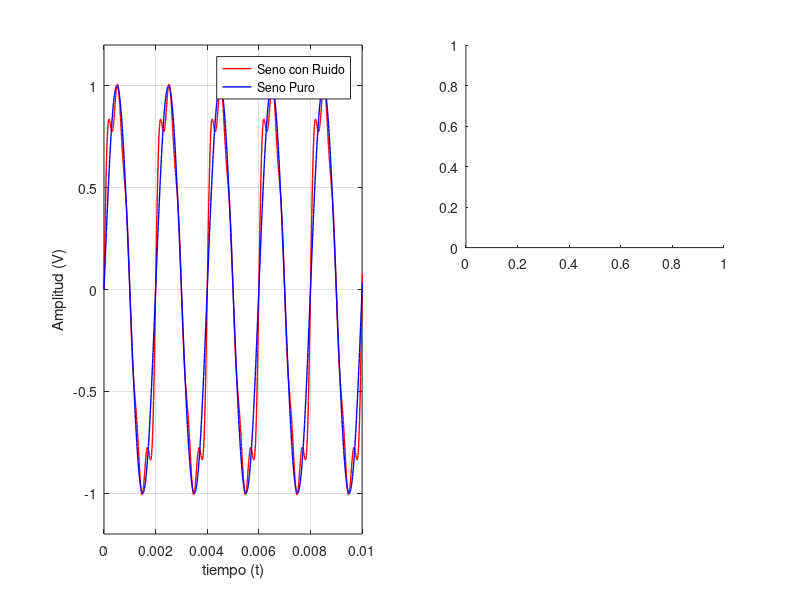

Reproduce this figure in MATLAB. (Note: this script raises an error after producing the figure.)
clear 
close all

Ts=10e-6;
t=0:Ts:10;
f0=500;
cant_osc_graf=5;
%% **************************SENO***********************************%
wt=f0*2*pi;
seno=sin(wt*t);
seno_ruido=seno+0.1*sin(2*wt*t)+0.1*sin(3*wt*t)+0.1*sin(4*wt*t)+0.1*sin(5*wt*t);

fft_seno=fft(seno);
fft_seno=fft_seno(1:floor(size(t,2)/2));
fft_seno_ruido=fft(seno_ruido);
fft_seno_ruido=fft_seno_ruido(1:floor(size(t,2)/2));

L=size(fft_seno,2);
fft_freq=(0:L-1)/(Ts*L*2);
figure

subplot(2,2,[1,3])
plot(t,seno_ruido,'r','LineWidth',1);
hold on
plot(t,seno,'b','LineWidth',1);
axis([0 cant_osc_graf/f0 -1.2 1.2])
xlabel('tiempo (t)');
ylabel('Amplitud (V)');
grid on
legend('Seno con Ruido','Seno Puro');

subplot(2,2,2)
dist_seno=SignalDistortion(abs(fft_seno),fft_freq,'S',30,false);
axis([0 f0*30 0 6e5 ])
xlabel('Frecuencia (Hz)');
title(strcat('FFT Seno Puro  ','      F_D=',string(dist_seno*100),'%'));
grid minor;

subplot(2,2,4)
dist_seno=SignalDistortion(abs(fft_seno_ruido),fft_freq,'S',30,false);
axis([0 f0*30 0 6e5 ])
xlabel('Frecuencia (Hz)');
grid minor;
title(strcat('FFT Seno con Ruido ','      F_D=',string(dist_seno*100),'%'));


%% ****************************CUADRADA*******************************

cuad=double(sin(wt*t)>=0)*2-1;
s=tf('s');
tau=50e-6;
lp=(1/tau)/(s+1/tau);
cuad_ruido=lsim(lp,cuad,t);

fft_cuad=fft(cuad);
fft_cuad=fft_cuad(1:floor(size(t,2)/2));
fft_cuad_ruido=fft(cuad_ruido);
fft_cuad_ruido=fft_cuad_ruido(1:floor(size(t,2)/2));

L=size(fft_cuad,2);
fft_freq=(0:L-1)/(Ts*L*2);
figure

subplot(2,2,[1,3])
plot(t,cuad_ruido,'r','LineWidth',1);
hold on
plot(t,cuad,'b','LineWidth',1);
axis([0 cant_osc_graf/f0 -1.2 1.2])
xlabel('tiempo (t)');
ylabel('Amplitud (V)');
grid on
legend('Cuadrada Distorsionada','Cuadrada Pura');

subplot(2,2,2)
dist_cuad=SignalDistortion(abs(fft_cuad),fft_freq,'C',15,false);
axis([0 f0*30 0 8e5 ])
xlabel('Frecuencia (Hz)');
title(strcat('FFT Cuadrada Pura  ','      F_D=',string(dist_cuad*100),'%'));
grid minor;

subplot(2,2,4)
dist_cuad=SignalDistortion(abs(fft_cuad_ruido),fft_freq,'C',15,false);
axis([0 f0*30 0 8e5 ])
xlabel('Frecuencia (Hz)');
grid minor;
title(strcat('FFT Cuadrada Distorsionada ','      F_D=',string(dist_cuad*100),'%'));

%% ****************************Triangular*******************************

triang=sawtooth(wt*t,1/2);
s=tf('s');
tau=100e-6;
lp=(1/tau)/(s+1/tau);
triang_ruido=lsim(lp,triang,t);

fft_triang=fft(triang);
fft_triang=fft_triang(1:floor(size(t,2)/2));
fft_triang_ruido=fft(triang_ruido);
fft_triang_ruido=fft_triang_ruido(1:floor(size(t,2)/2));

L=size(fft_triang,2);
fft_freq=(0:L-1)/(Ts*L*2);
figure

subplot(2,2,[1,3])
plot(t,triang_ruido,'r','LineWidth',1);
hold on
plot(t,triang,'b','LineWidth',1);
axis([0 cant_osc_graf/f0 -1.2 1.2])
xlabel('tiempo (t)');
ylabel('Amplitud (V)');
grid on
legend('Triangular Distorsionada','Triangular Pura');

subplot(2,2,2)
dist_triang=SignalDistortion(abs(fft_triang),fft_freq,'T',15,false);
axis([0 f0*30 0 5e5 ])
xlabel('Frecuencia (Hz)');
title(strcat('FFT triangular Pura  ','      F_D=',string(dist_triang*100),'%'));
grid minor;

subplot(2,2,4)
dist_triang=SignalDistortion(abs(fft_triang_ruido),fft_freq,'T',15,false);
axis([0 f0*30 0 5e5 ])
xlabel('Frecuencia (Hz)');
grid minor;
title(strcat('FFT triangular Distorsionada ','      F_D=',string(dist_triang*100),'%'));

